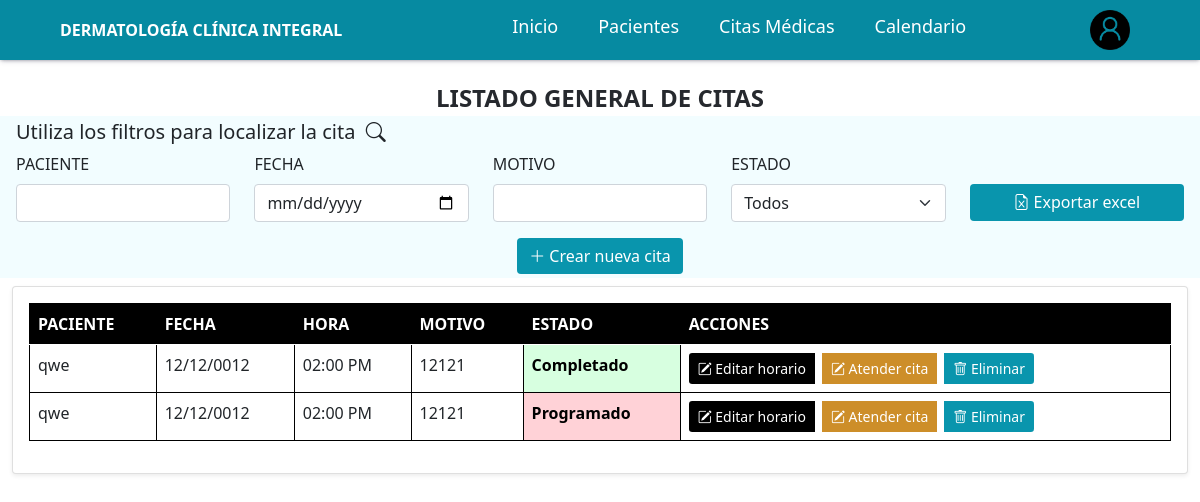
/clinica/lista_citas/, run on an earlier commit of the app's database.
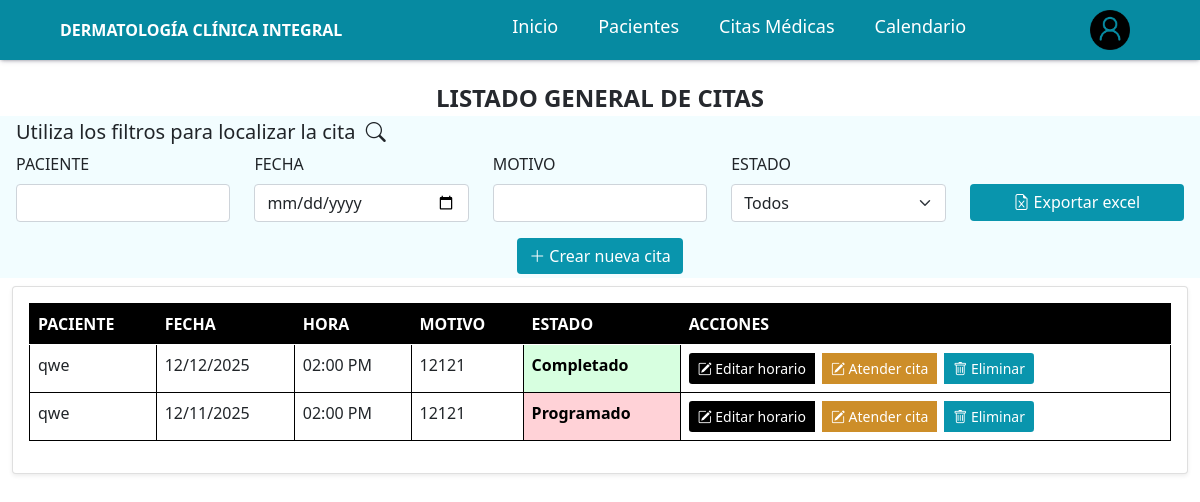
And on a later commit of the database.
### clinica/models.py (models this page shows, shortened)
class Cita(models.Model):
    paciente = models.ForeignKey(Paciente, on_delete=models.CASCADE, related_name='citas')
    fecha = models.DateField(blank=True, null=True)
    hora = models.TimeField(blank=True, null=True)
    motivo = models.CharField(max_length=255, blank=True, null=True)
    estado = models.BooleanField(default=False, blank=True, null=True)  # False = programada, True = completada
    created_at = models.DateTimeField(auto_now_add=True)
    updated_at = models.DateTimeField(auto_now=True)

class Paciente(models.Model):
    TIPO_SANGRE_CHOICES = [
        ('A+', 'A+'),
        ('A-', 'A-'),
        ('B+', 'B+'),
        ('B-', 'B-'),
        ('AB+', 'AB+'),
        ('AB-', 'AB-'),
        ('O+', 'O+'),
        ('O-', 'O-'),
    ]
    nombre = models.CharField(max_length=100, blank=True, null=True)
    fecha_nacimiento = models.DateField(blank=True, null=True)
    email = models.CharField(max_length=100, blank=True, null=True)
    dni = models.CharField(max_length=100, blank=True, null=True)
    telefono = models.CharField(max_length=255, blank=True, null=True)
    direccion = models.CharField(max_length=100, blank=True, null=True)
    alergias_conocidas = models.CharField(max_length=255, blank=True, null=True)
    emfermedades_previas = models.CharField(max_length=255, blank=True, null=True)
    antecentes_quirurgicos = models.CharField(max_length=255, blank=True, null=True)
    antecedentes_familiares = models.CharField(max_length=255, blank=True, null=True)
    medicamentos_actuales = models.CharField(max_length=255, blank=True, null=True)
    habitos = models.CharField(max_length=255, blank=True, null=True)
    relato_clinico = models.TextField(blank=True, null=True)
    edad = models.CharField(max_length=255, blank=True, null=True)
    peso = models.CharField(max_length=50, blank=True, null=True)
    altura = models.CharField(max_length=50, blank=True, null=True)
    presion_arterial = models.CharField(max_length=50, blank=True, null=True)
    frecuencia_cardiaca = models.CharField(max_length=50, blank=True, null=True)
    frecuencia_respiratoria = models.CharField(max_length=50, blank=True, null=True)
    temperatura = models.CharField(max_length=50, blank=True, null=True)
    tipo_de_sangre = models.CharField(
        max_length=10,
        choices=TIPO_SANGRE_CHOICES,
        blank=True,
        null=True
    )
    descripcion_examen_fisico = models.TextField(blank=True, null=True)
    nombre_contacto_emergencia1 = models.CharField(max_length=100, blank=True, null=True)
    telefono_contacto_emergencia1 = models.CharField(max_length=15, blank=True, null=True)
    relacion_contacto_emergencia1 = models.CharField(max_length=50, blank=True, null=True)
    nombre_contacto_emergencia2 = models.CharField(max_length=100, blank=True, null=True)
    telefono_contacto_emergencia2 = models.CharField(max_length=15, blank=True, null=True)
    relacion_contacto_emergencia2 = models.CharField(max_length=50, blank=True, null=True)
    nombre_contacto_emergencia3 = models.CharField(max_length=100, blank=True, null=True)
    telefono_contacto_emergencia3 = models.CharField(max_length=15, blank=True, null=True)
    relacion_contacto_emergencia3 = models.CharField(max_length=50, blank=True, null=True)
    created_at = models.DateTimeField(auto_now_add=True)
    updated_at = models.DateTimeField(auto_now=True)
    def __str__(self):
        return self.nombre or "Paciente sin nombre"

### clinica/views.py (the view)
# urls.py: path('lista_citas/', views.lista_citas, name='lista_citas'),
def lista_citas(request):
    if request.method == "POST":
        form = CitaForm(request.POST)
        if form.is_valid():
            nueva_cita = form.save()  # guardamos la cita
            fecha_actividad = nueva_cita.fecha
            hora_ini = datetime.combine(nueva_cita.fecha, nueva_cita.hora)
            hora_fin = hora_ini + timedelta(minutes=30)
            hora_ini_str = hora_ini.strftime("%H:%M")
            hora_fin_str = hora_fin.strftime("%H:%M")
            titulo = f"{hora_ini_str} - {hora_fin_str} | {nueva_cita.paciente.nombre}"
            descripcion = nueva_cita.motivo
            DailyActivity.objects.create(
                user=request.user,
                date=fecha_actividad,
                title=titulo,
                description=descripcion
            )
            return redirect('clinica:lista_citas')
    else:
        form = CitaForm()
    citas = Cita.objects.all().order_by('-fecha')
    pacientes = Paciente.objects.all()
    return render(request, 'clinica/citas_medicas.html', {
        'citas': citas,
        'form': form,
        'pacientes': pacientes,
    })

### templates/clinica/citas_medicas.html (shortened to what the changed rows need)
{% extends "base.html" %}
{% block body %}
{% include "../components/navbar.html" %}
<div class="container mt-2" style="max-width: 100%;">
    <div class="row justify-content-center">
        <div class="col-12 col-lg-12">
            <div class="card shadow-sm">
                <div class="card-body">
                    <div class="table-container" style="max-height: 65vh; overflow-y: auto; overflow-x: auto;">
                        <table class="table table-hover table-bordered-gray" id="documentsTable">
                            <thead style="position: sticky; top: 0; z-index: 1;">
                                <tr style="background-color: #000 !important;">
                                    <th style="color: white;">PACIENTE</th>
                                    <th style="color: white;">FECHA</th>
                                    <th style="color: white;">HORA</th>
                                    <th style="color: white;">MOTIVO</th>
                                    <th style="color: white;">ESTADO</th>
                                    <th style="color: white;">ACCIONES</th>
                                </tr>
                            </thead>
                            <tbody>
                                {% for c in citas %}
                                <tr>
                                    <td>{{ c.paciente.nombre|default:'' }}</td>
                                    <td>{{ c.fecha|date:"d/m/Y"|default:'' }}</td>
                                    <td>{{ c.hora|time:"h:i A" }}</td>
                                    <td>{{ c.motivo|default:'' }}</td>
                                    <td class="{% if c.estado %}estado-completado{% else %}estado-programado{% endif %}">
                                        {% if c.estado %}
                                            Completado
                                        {% else %}
                                            Programado
                                        {% endif %}
                                    </td>
                                    <td>
                                        <div class="btn-group" role="group">
                                            <button type="button" class="btn btn-sm text-white me-2 btn-editar"
                                                    style="background-color: #000;"
                                                    data-bs-toggle="modal"
                                                    data-bs-target="#editarCitaModal"
                                                    data-id="{{ c.id }}"
                                                    data-paciente="{{ c.paciente.nombre|default_if_none:'' }}"
                                                    data-paciente_id="{{ c.paciente.id }}"
                                                    data-fecha="{{ c.fecha|date:'Y-m-d' }}"
                                                    data-hora="{{ c.hora|time:'H:i' }}"
                                                    data-motivo="{{ c.motivo|default_if_none:'' }}"
                                                    data-estado="{{ c.estado }}">
                                                <i class="bi bi-pencil-square"></i> Editar horario
                                            </button>
                                            <a href="{% url 'clinica:atender_cita' c.id %}"
                                                class="btn btn-sm text-white me-2"
                                                style="background-color: #cd8e29;">
                                                <i class="bi bi-pencil-square"></i> Atender cita
                                            </a>
                                            <a href="{% url 'clinica:eliminar_cita' c.id %}"
                                                class="btn btn-sm text-white btnEliminar"
                                                style="background-color: #0995AD;" title="Eliminar">
                                                <i class="bi bi-trash"></i> Eliminar
                                            </a>
                                        </div>
                                    </td>
                                </tr>
                                {% endfor %}
                            </tbody>
                        </table>
                    </div>
                </div>
            </div>
        </div>
    </div>
</div>
{% endblock %}

What changed in the data, as far as the page shows it:
changed Cita (number 1 of 2 on the later page): fecha "12/12/0012" → "12/12/2025"
changed Cita (number 2 of 2 on the later page): fecha "12/12/0012" → "12/11/2025"
